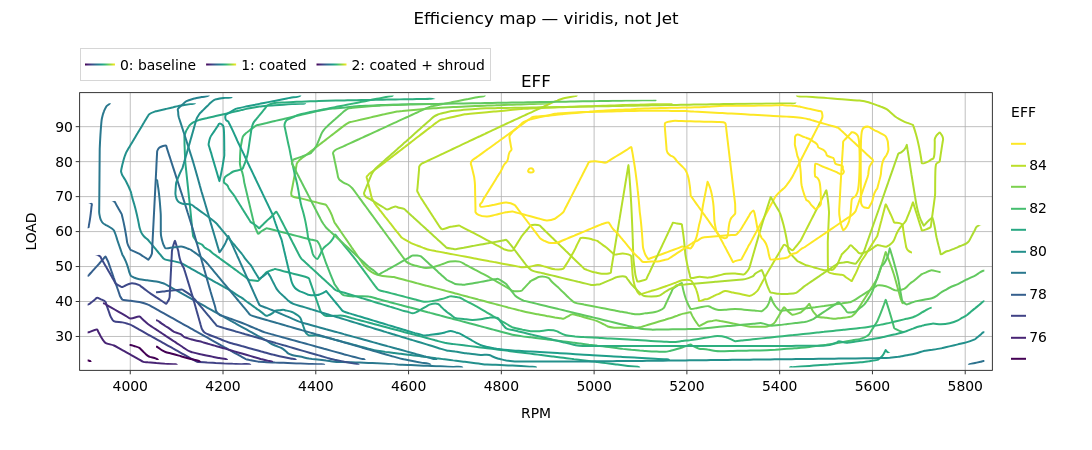

Notebook code cell kept with this figure:
### Markdown cell above
## 5. Colors unichart picks for you follow the style too

Anywhere unichart chooses a color or a colorscale on your behalf, it goes
through the style:

- **Contours and hue-colored scatters** use `hue_palette`, which the Matplotlib
  style moves from Jet to **viridis** (`rcParams['image.cmap']`). Override it per
  dataset with `nb.hue_palette('all', 'Jet')` if you want the old ramp back.
- **`style_by=`** on `plot_ymult` auto-differentiates the y variables by cycling
  `color_map` / `marker_map` &mdash; so it cycles tab10 under this style.

### Code cell
nb.contour(x='RPM', y='LOAD', z='EFF', suptitle='Efficiency map — viridis, not Jet')
